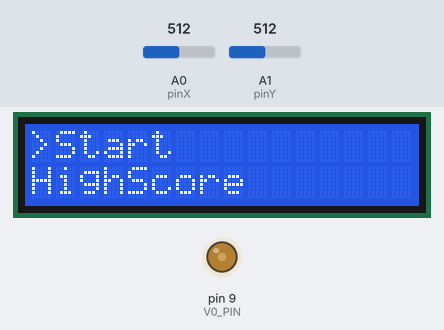
A sketch run on a simulated Arduino Uno, built with avr-gcc and run on an emulated ATmega328P. Shown: 16×2 character LCD, output pins drawn as LEDs (lit = HIGH). The inputs (shaded band) are chosen by the test bench; at power-on: A0 (pinX) = 512, A1 (pinY) = 512. What the sketch prints to the serial monitor is not drawn.

Above: at 1.2 s.
1.3 s: A0 (pinX) set to 585
2.8 s: A0 (pinX) set to 609
At 2.95 s:
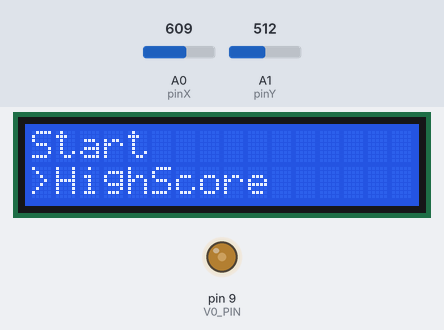
At 4.17 s:
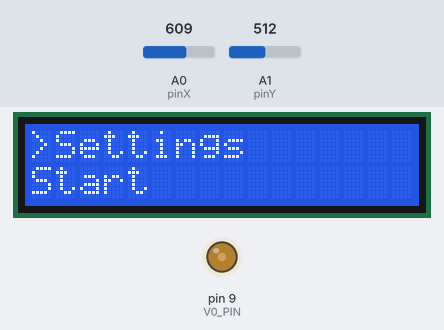
5.5 s: A1 (pinY) set to 582
8.5 s: A1 (pinY) set to 613
11.5 s: A0 (pinX) set to 390
14.5 s: A1 (pinY) set to 390
At 14.8 s:
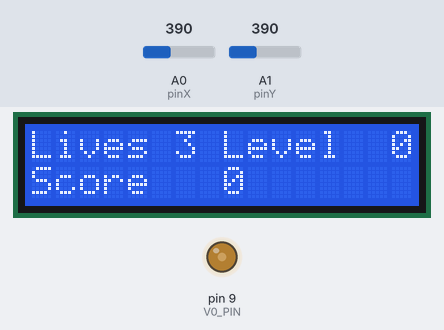
Timing chart, 0 to 17.5 s (numbered marks = the images above; inputs shaded):
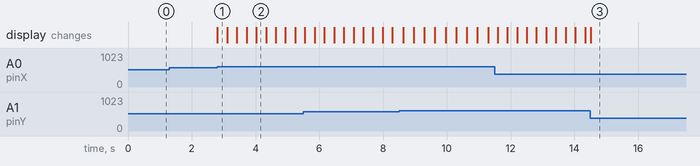

The sketch:

menuDisplay.ino
```cpp
#include <LiquidCrystal.h>

LiquidCrystal lcd(12, 11, 5, 4, 3, 2);

const int V0_PIN = 9;

const int pinSW = 10;
const int pinX = A0;
const int pinY = A1;

bool switchValue = LOW;
int xValue = 0;
int yValue = 0;

bool joyMoved = false;

int minThreshold= 400;
int maxThreshold= 600;

int startingLevelValue = 0;
int select = 0;
long startTime = 0;
int menu = 0;
int level = 0;
int score = 0;
int highscore = 0;

void setup() {
  Serial.begin(9600);
  pinMode(pinSW, INPUT_PULLUP);
  pinMode(V0_PIN, OUTPUT);
  analogWrite(V0_PIN, 90);

  lcd.begin(16,2);
  lcd.clear();
}

void loop() {
  xValue = analogRead(pinX);

  if (xValue > maxThreshold && joyMoved == false){
      select++;
      if (select > 2)
        select = 0;
      joyMoved == true;
        Serial.println(select);

  }

  if (xValue < minThreshold && joyMoved == false){
      select--;
      if (select < 0)
        select = 2;
      joyMoved == true;
        Serial.println(select);

  }

  if (xValue >= minThreshold && xValue <= maxThreshold) {
    joyMoved = false;
  }

if (menu == 0){
    if (select == 0){
      lcd.setCursor(0, 0);
      lcd.print(">Start          ");
      lcd.setCursor(0, 1);
      lcd.print("HighScore       ");
    }

    if (select == 1){
      lcd.setCursor(0, 0);
      lcd.print("Start           ");
      lcd.setCursor(0, 1);
      lcd.print(">HighScore      ");
    }

    if (select == 2){
      lcd.setCursor(0, 0);
      lcd.print(">Settings       ");
      lcd.setCursor(0, 1);
      lcd.print("Start           ");
    }
}

yValue = analogRead(pinY);

if (yValue < minThreshold && joyMoved == false){
  menu = 1;
  if (select == 0){
    lcd.setCursor(0, 0);
    lcd.print("                ");
    lcd.setCursor(0, 0);
    lcd.print("Lives 3");
    lcd.setCursor(8, 0);
    lcd.print("Level ");
    lcd.setCursor(15, 0);
    lcd.print("0");
    lcd.setCursor(0,1);
    lcd.print("Score           ");
    lcd.setCursor(8,1);
    lcd.print("0");

    startTime = millis();
    while(millis() - startTime < 10000){
      if (millis() - startTime % 2 == 0){
        level++;
        lcd.setCursor(8, 0);
        lcd.print("Level ");
        lcd.setCursor(15, 0);
        lcd.print(level);
        lcd.setCursor(0,1);
        lcd.print("Score        ");
        lcd.setCursor(8,1);
        score = level * 3;
        Serial.println(level);
        lcd.print(score);
      }
    }

    if (millis() - startTime == 10000){
      lcd.setCursor(0, 0);
      lcd.print("Congrats!       ");
      lcd.setCursor(0, 1);
      lcd.print("                ");
      if (yValue > maxThreshold && joyMoved == false){
         menu = 0;
      }
    }
  }

  if (select == 1){
    lcd.setCursor(0, 1);
    lcd.print("                ");
    lcd.setCursor(0, 0);
    lcd.print("Highscore:        ");
    lcd.setCursor(11, 0);
    lcd.print(highscore);
    if (score > highscore){
      highscore = score;
      lcd.setCursor(0, 0);
      lcd.print("highscore:      ");
      lcd.setCursor(11, 0);
      lcd.print(highscore);
    }
    if (yValue > maxThreshold && joyMoved == false){
        menu = 0;
    }
  }

  if (select == 2){
    lcd.setCursor(0, 1);
    lcd.print("                ");
    startingLevelValue = 0;
    lcd.setCursor(0, 0);
    lcd.print("Select Level:   ");
    lcd.setCursor(15, 0);
    lcd.print(startingLevelValue);

    if (xValue > maxThreshold && joyMoved == false){
      startingLevelValue++;
      joyMoved = true;
    }
    if (xValue > maxThreshold && joyMoved == false){
      if (startingLevelValue > 0)
         startingLevelValue--;
      joyMoved = true;
    }
    if (xValue < maxThreshold && xValue > minThreshold){
       joyMoved = false;
    }
    if (yValue > maxThreshold && joyMoved == false){
        lcd.setCursor(15, 0);
        lcd.print(startingLevelValue);
        delay(2000);
        level = startingLevelValue;
        menu = 0;
    }
  }
}

if (yValue > maxThreshold && joyMoved == false){
   menu = 0;
}

if (yValue >= minThreshold && xValue <= maxThreshold) {
  joyMoved = false;
}
}
```

Measured:
- the behaviour switches between 600 and 601 on A0 (pinX) (found by bisection; images 0 and 1)
- after the input at 1.3 s, every drawn part: stays the same
- after the input at 2.8 s, the display: changes at once (image 1)
- after the input at 14.5 s, the display: changes at once (image 3)
